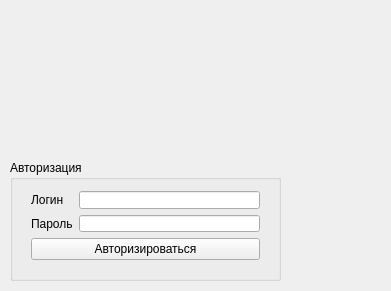
<?xml version="1.0" encoding="UTF-8"?>
<ui version="4.0">
 <class>MainWindow</class>
 <widget class="QMainWindow" name="MainWindow">
  <property name="geometry">
   <rect>
    <x>0</x>
    <y>0</y>
    <width>391</width>
    <height>291</height>
   </rect>
  </property>
  <property name="windowTitle">
   <string>MainWindow</string>
  </property>
  <widget class="QWidget" name="centralWidget">
   <widget class="QGroupBox" name="groupBox">
    <property name="geometry">
     <rect>
      <x>10</x>
      <y>160</y>
      <width>271</width>
      <height>121</height>
     </rect>
    </property>
    <property name="title">
     <string>Авторизация</string>
    </property>
    <widget class="QWidget" name="layoutWidget">
     <property name="geometry">
      <rect>
       <x>10</x>
       <y>20</y>
       <width>251</width>
       <height>91</height>
      </rect>
     </property>
     <layout class="QVBoxLayout" name="verticalLayout">
      <item>
       <layout class="QGridLayout" name="gridLayout">
        <item row="0" column="0">
         <widget class="QLabel" name="label">
          <property name="text">
           <string>Логин</string>
          </property>
         </widget>
        </item>
        <item row="0" column="1">
         <widget class="QLineEdit" name="loginEdit">
          <property name="text">
           <string/>
          </property>
         </widget>
        </item>
        <item row="1" column="0">
         <widget class="QLabel" name="label_2">
          <property name="text">
           <string>Пароль</string>
          </property>
         </widget>
        </item>
        <item row="1" column="1">
         <widget class="QLineEdit" name="passwordEdit">
          <property name="text">
           <string/>
          </property>
          <property name="echoMode">
           <enum>QLineEdit::Password</enum>
          </property>
         </widget>
        </item>
       </layout>
      </item>
      <item>
       <widget class="QPushButton" name="pushButton">
        <property name="text">
         <string>Авторизироваться</string>
        </property>
       </widget>
      </item>
     </layout>
    </widget>
   </widget>
   <widget class="QLabel" name="label_3">
    <property name="geometry">
     <rect>
      <x>0</x>
      <y>0</y>
      <width>391</width>
      <height>291</height>
     </rect>
    </property>
    <property name="text">
     <string/>
    </property>
    <property name="pixmap">
     <pixmap resource="resources.qrc">:/images/images/stroyka_3_02.jpg</pixmap>
    </property>
    <property name="scaledContents">
     <bool>true</bool>
    </property>
   </widget>
   <zorder>label_3</zorder>
   <zorder>groupBox</zorder>
  </widget>
 </widget>
 <layoutdefault spacing="6" margin="11"/>
 <resources>
  <include location="resources.qrc"/>
 </resources>
 <connections/>
</ui>
